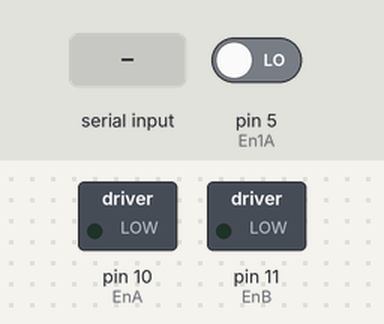
Recording of a sketch running on a simulated Arduino Uno, built with avr-gcc and run on an emulated ATmega328P. On the bench: switched loads named in the sketch (green lamp = pin HIGH). Inputs (shaded band) come from the test bench; at power-on: pin 5 (En1A) LOW. What the sketch prints to the serial monitor is not drawn.

Above: at 1.2 s.
1.3 s: "w" received over Serial
At 2.2 s:
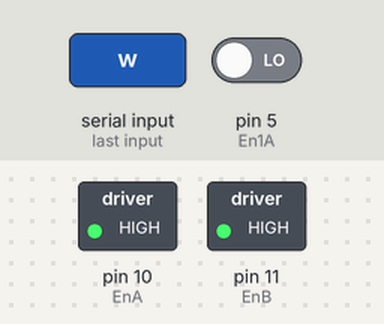
4.3 s: "q" received over Serial
At 5.5 s:
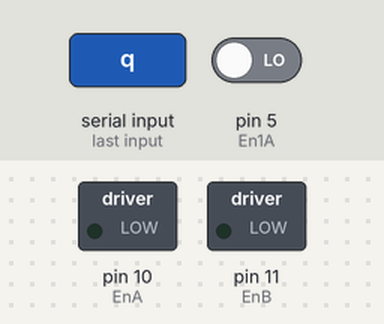
5.8 s: "s" received over Serial
At 6.8 s:
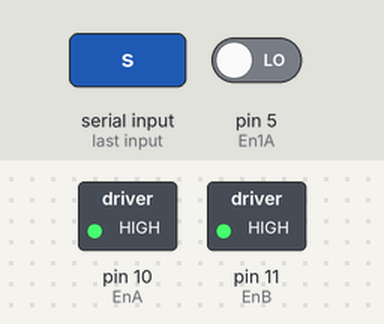
Timing chart, 0 to 8.8 s (numbered marks = the images above; inputs shaded):
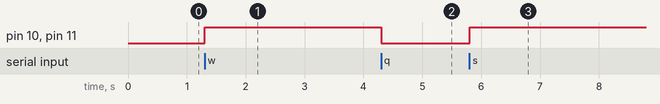

The sketch:

Taller2.ino
```cpp
int EnA=10;
int EnB=11;
int inA1=6;
int inA2=7;
int inB1=8;
int inB2=9;
int En1A=5;
int En1B=5;

void setup() {
   Serial.begin(9600);
}


void loop() {
  imprimir();
  if (Serial.available()) {
    char c = Serial.read();
    switch(c) {
      case 'w':
        moveForward();
        break;
      case 's':
        moveBackward();
        break;
      case 'a':
        turnLeft();
        break;
      case 'd':
        turnRight();
        break;
      case 'q':
        stopMotors();
        break;
    }
  }
}

void moveForward() {
  analogWrite(EnA,255);
  analogWrite(EnB,255);
  digitalWrite(inA1, HIGH);
  digitalWrite(inA2, LOW);
  digitalWrite(inB1, HIGH);
  digitalWrite(inB2, LOW);
}

void moveBackward() {
  analogWrite(EnA,255);
  analogWrite(EnB,255);
  digitalWrite(inA1, LOW);
  digitalWrite(inA2, HIGH);
  digitalWrite(inB1, LOW);
  digitalWrite(inB2, HIGH);
}

void turnLeft() {
  analogWrite(EnA,255);
  analogWrite(EnB,255);
  digitalWrite(inA1, LOW);
  digitalWrite(inA2, HIGH);
  digitalWrite(inB1, HIGH);
  digitalWrite(inB2, LOW);
}
void turnRight() {
  analogWrite(EnA,255);
  analogWrite(EnB,255);
  digitalWrite(inA1, HIGH);
  digitalWrite(inA2, LOW);
  digitalWrite(inB1, LOW);
  digitalWrite(inB2, HIGH);
}

void stopMotors() {
  analogWrite(EnA,0);
  analogWrite(EnB,0);
  digitalWrite(inA1, LOW);
  digitalWrite(inA2, LOW);
  digitalWrite(inB1, LOW);
  digitalWrite(inB2, LOW);
}
void imprimir(){
  int a=digitalRead(En1A);
  int b=digitalRead(En1B);
  Serial.print(a*5);
  Serial.print(" ");
  Serial.println(b*5);
}
```

Measured:
- after the input at 1.3 s, pin 10 (EnA), pin 11 (EnB): LOW → HIGH at once
- after the input at 4.3 s, pin 10 (EnA), pin 11 (EnB): HIGH → LOW at once
- after the input at 5.8 s, pin 10 (EnA), pin 11 (EnB): LOW → HIGH at once
